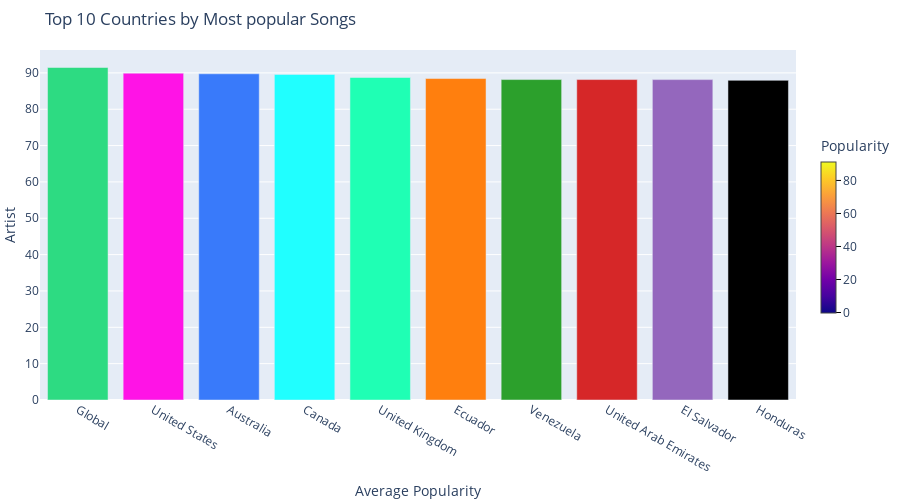

The cell this chart's notebook holds for it:
### Markdown cell above
### Q2. Which are the top 10 countries with most popular songs in the dataset?

### Code cell
# Group by artists and calculate the average popularity for each artist
country_popularity = df.groupby('country_name')['popularity'].mean().reset_index()

# Sort by popularity to find the top artists
top_countries = country_popularity.nlargest(10, 'popularity')

# Define the colors for each bar
colors = ['rgb(45, 219, 130)', 'rgb(450, 19, 230)', 'rgb(57, 122, 250)', 'rgb(32, 420, 280)', 'rgb(31, 290, 180)', 'rgb(255, 127, 14)', 'rgb(44, 160, 44)', 'rgb(214, 39, 40)', 'rgb(148, 103, 189)']
# Create the horizontal bar chart
fig = go.Figure(go.Bar(
    x=top_countries['country_name'],
    y=top_countries['popularity'],
        marker=dict(
        color=colors,  # Use the colors list
        cmin=0,
        cmax=max(top_countries['popularity']),
        colorbar=dict(
            title='Popularity',
            thickness=15,
            len=0.5,
            y=0.5,
            ypad=0,
            ticks='outside',
            ticklen=5,
            tickwidth=1,
            tickcolor='#000'
        )
    )
))

# Set the layout
fig.update_layout(
    title='Top 10 Countries by Most popular Songs',
    xaxis_title='Average Popularity',
    yaxis_title='Artist',
    margin=dict(l=0, r=0, t=50, b=0),
    height=500
)

# Show the plot
fig.show()

### Figure 1 — Plotly figure (JSON) as saved in the notebook; plotly's stock layout.template omitted (floating-point values rounded to 4 significant figures)
{"data": [{"marker": {"cmax": 91.48, "cmin": 0, "color": ["rgb(45, 219, 130)", "rgb(450, 19, 230)", "rgb(57, 122, 250)", "rgb(32, 420, 280)", "rgb(31, 290, 180)", "rgb(255, 127, 14)", "rgb(44, 160, 44)", "rgb(214, 39, 40)", "rgb(148, 103, 189)"], "colorbar": {"len": 0.5, "thickness": 15, "tickcolor": "#000", "ticklen": 5, "ticks": "outside", "tickwidth": 1, "title": {"text": "Popularity"}, "y": 0.5, "ypad": 0}}, "type": "bar", "x": ["Global", "United States", "Australia", "Canada", "United Kingdom", "Ecuador", "Venezuela", "United Arab Emirates", "El Salvador", "Honduras"], "y": [91.48, 89.93, 89.75, 89.59, 88.73, 88.45, 88.16, 88.16, 88.15, 87.95]}], "layout": {"height": 500, "margin": {"b": 0, "l": 0, "r": 0, "t": 50}, "title": {"text": "Top 10 Countries by Most popular Songs"}, "xaxis": {"title": {"text": "Average Popularity"}}, "yaxis": {"title": {"text": "Artist"}}}}
